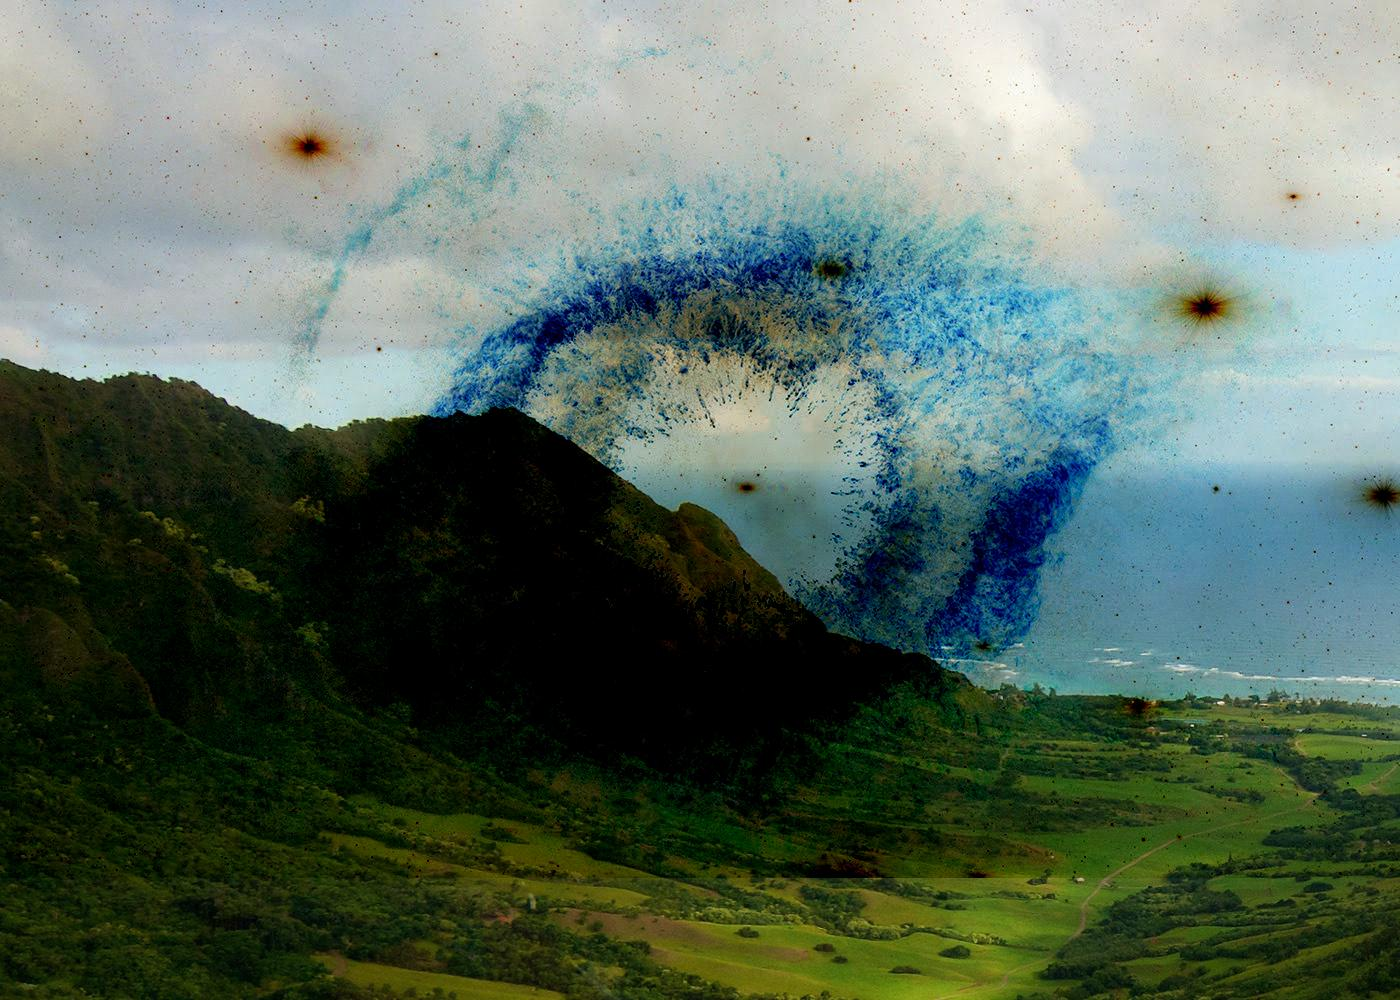

The Python source for this figure:
import PIL
from PIL import Image

image1 = Image.open("../grama.jpg")
image2 = Image.open("eye.jpg")

squared_image = ( 0, 0, 1400, 1000)
cropped_image1 = image1.crop(squared_image)
cropped_image2 = image2.crop(squared_image)

image_response = PIL.Image.new(cropped_image1.mode, cropped_image1.size)
width, height = cropped_image1.size

for i in range(0, width):
    for j in range(0, height):
        pixel1 = cropped_image1.getpixel((i,j))
        pixel2 = cropped_image2.getpixel((i,j))
        image_response.putpixel((i,j),((pixel1[0] - pixel2[0]), (pixel1[1] - pixel2[1]), (pixel1[2] - pixel2[2])))
 
image_response.show()
image_response.save('subtracao.jpg', 'JPEG')
